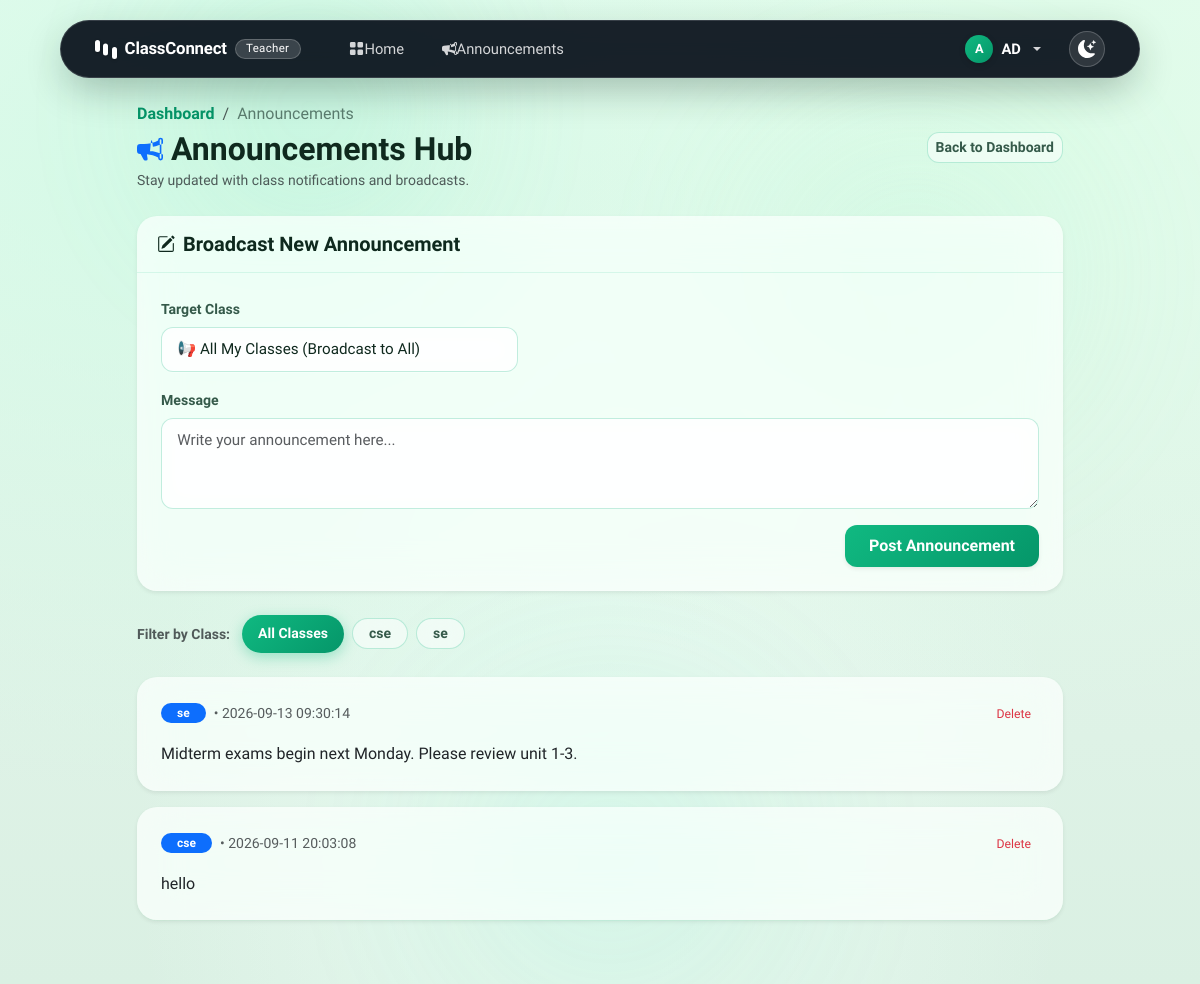
Page /announcements (signed in) on the committed database.
### tables this page shows
CREATE TABLE classes (
    id INTEGER PRIMARY KEY AUTOINCREMENT,
    name TEXT NOT NULL,
    teacher_id INTEGER NOT NULL,
    join_code TEXT NOT NULL UNIQUE, subject TEXT, semester TEXT, academic_year TEXT, created_at TEXT, section TEXT, room TEXT,
    FOREIGN KEY(teacher_id) REFERENCES users(id)
);

CREATE TABLE announcements (
    id INTEGER PRIMARY KEY AUTOINCREMENT,
    class_id INTEGER NOT NULL,
    text TEXT NOT NULL,
    timestamp DATETIME DEFAULT CURRENT_TIMESTAMP,
    FOREIGN KEY(class_id) REFERENCES classes(id)
);

### app.py (the view, shortened to what this page needs)
@app.route("/announcements", methods=["GET", "POST"])
@login_required
def announcements_feed():
    user_id = session["user_id"]
    role = session["role"]
    if role == "teacher":
        user_classes = db.execute("SELECT * FROM classes WHERE teacher_id = ? ORDER BY name ASC", user_id)
    else:
        user_classes = db.execute("SELECT classes.* FROM classes JOIN enrollments ON classes.id = enrollments.class_id WHERE enrollments.student_id = ? ORDER BY classes.name ASC", user_id)
    class_ids = [c["id"] for c in user_classes]
    if request.method == "POST":
        if role != "teacher":
            flash("Only teachers can post announcements.", "danger")
            return redirect(url_for('announcements_feed'))
        target_class_id = request.form.get("class_id")
        text = request.form.get("text", "").strip()
        if not text:
            flash("Announcement text cannot be empty.", "warning")
            return redirect(url_for('announcements_feed'))
        if target_class_id == "all":
            for c in user_classes:
                db.execute("INSERT INTO announcements (class_id, text) VALUES (?, ?)", c["id"], text)
            flash(f"Announcement posted to all {len(user_classes)} classes!", "success")
        else:
            try:
                cid = int(target_class_id)
                owned = [c for c in user_classes if c["id"] == cid]
                if owned:
                    db.execute("INSERT INTO announcements (class_id, text) VALUES (?, ?)", cid, text)
                    flash(f"Announcement posted to {owned[0]['name']}.", "success")
            except (ValueError, TypeError):
                flash("Invalid class selected.", "warning")
        return redirect(url_for('announcements_feed'))
    else:
        filter_class = request.args.get("class_id")
        if not class_ids:
            all_announcements = []
        else:
            placeholders = ",".join("?" for _ in class_ids)
            all_announcements = db.execute(
                f"SELECT announcements.*, classes.name AS class_name "
                f"FROM announcements JOIN classes ON announcements.class_id = classes.id "
                f"WHERE announcements.class_id IN ({placeholders}) "
                f"ORDER BY announcements.timestamp DESC",
                *class_ids
            )
        return render_template("announcements.html", announcements=all_announcements, classes=user_classes, selected_class=filter_class or "all")

### app.py (called while the page is built)
@app.after_request
def after_request(response):
    response.headers["Cache-Control"] = "no-cache, no-store, must-revalidate"
    response.headers["Expires"] = 0
    response.headers["Pragma"] = "no-cache"
    return response

def login_required(f):
    @wraps(f)
    def decorated_function(*args, **kwargs):
        if session.get("user_id") is None:
            return redirect("/login")
        return f(*args, **kwargs)
    return decorated_function

### templates/announcements.html (shortened to what this page needs)
{% extends "layout.html" %}
{% block content %}
<div class="row justify-content-center">
    <div class="col-lg-10">
        <div class="d-flex flex-wrap justify-content-between align-items-center mb-4 gap-2">
            <div>
                <nav aria-label="breadcrumb">
                    <ol class="breadcrumb mb-1">
                        <li class="breadcrumb-item"><a href="/" class="text-decoration-none">Dashboard</a></li>
                        <li class="breadcrumb-item active" aria-current="page">Announcements</li>
                    </ol>
                </nav>
                <h2 class="mb-0 fw-bold d-flex align-items-center gap-2">
                    Announcements Hub
                </h2>
                <small class="text-muted">Stay updated with class notifications and broadcasts.</small>
            </div>
            <div>
                <a href="/" class="btn btn-outline-secondary btn-sm">Back to Dashboard</a>
            </div>
        </div>
        {% if session.role == 'teacher' and classes %}
        <div class="card shadow-sm border-0 mb-4">
            <div class="card-header bg-white py-3 border-bottom">
                <h5 class="mb-0 fw-bold d-flex align-items-center gap-2">
                    Broadcast New Announcement
                </h5>
            </div>
            <div class="card-body p-4">
                <form action="/announcements" method="post">
                    <div class="row g-3 mb-3">
                        <div class="col-md-5">
                            <label for="target_class" class="form-label fw-semibold">Target Class</label>
                            <select class="form-select" id="target_class" name="class_id" required>
                                <option value="all">📢 All My Classes (Broadcast to All)</option>
                            </select>
                        </div>
                    </div>
                    <div class="mb-3">
                        <label for="announcement_text" class="form-label fw-semibold">Message</label>
                        <textarea class="form-control" id="announcement_text" name="text" rows="3" placeholder="Write your announcement here..." required></textarea>
                    </div>
                    <div class="text-end">
                        <button type="submit" class="btn btn-primary px-4 fw-semibold shadow-sm">Post Announcement</button>
                    </div>
                </form>
            </div>
        </div>
        {% endif %}
        {% if classes %}
        <div class="d-flex flex-wrap gap-2 align-items-center mb-4">
            <span class="fw-semibold text-muted me-1"><small>Filter by Class:</small></span>
            <a href="/announcements" class="btn btn-sm {% if selected_class == 'all' %}btn-primary text-white{% else %}btn-outline-secondary{% endif %} rounded-pill px-3">
                All Classes
            </a>
            {% for c in classes %}
            <a href="/announcements?class_id={{ c.id }}" class="btn btn-sm {% if selected_class|string == c.id|string %}btn-primary text-white{% else %}btn-outline-secondary{% endif %} rounded-pill px-3">
                {{ c.name }}
            </a>
            {% endfor %}
        </div>
        {% endif %}
        <div class="announcements-timeline">
            {% for a in announcements %}
            <div class="card shadow-sm border-0 mb-3 hover-shadow transition">
                <div class="card-body p-4">
                    <div class="d-flex flex-wrap justify-content-between align-items-center mb-3 gap-2">
                        <div class="d-flex align-items-center gap-2">
                            <span class="badge bg-primary px-3 py-1 rounded-pill fw-semibold">{{ a.class_name }}</span>
                            <span class="text-muted"><small>&bull; {{ a.timestamp }}</small></span>
                        </div>
                        {% if session.role == 'teacher' %}
                        <form action="/announcement/{{ a.id }}/delete" method="post" onsubmit="return confirm('Are you sure you want to delete this announcement?');" class="m-0">
                            <button type="submit" class="btn btn-outline-danger btn-sm border-0 py-0 px-2" title="Delete Announcement">
                                <small>Delete</small>
                            </button>
                        </form>
                        {% endif %}
                    </div>
                    <p class="mb-0 fs-6 text-body" style="white-space: pre-line; line-height: 1.6;">{{ a.text }}</p>
                </div>
            </div>
            {% endfor %}
        </div>
    </div>
</div>
{% endblock %}

### static/css/style.css (style rules this page uses)
:root { --primary-emerald: #059669; --primary-emerald-hover: #047857; --primary-emerald-light: #10b981; --primary-emerald-glow: rgba(16, 185, 129, 0.35); --accent-mint: #34d399; --accent-sage: #6ee7b7; --accent-tint: rgba(16, 185, 129, 0.12); --bg-page-light: #eaf6ee; --bg-page-gradient: radial-gradient(at 15% 15%, rgba(209, 250, 229, 0.85) 0px, transparent 55%), radial-gradient(at 85% 10%, rgba(220, 252, 231, 0.9) 0px, transparent 50%), radial-gradient(at 50% 85%, rgba(236, 253, 245, 0.8) 0px, transparent 55%), linear-gradient(180deg, #ecfbf2 0%, #e2f4e9 50%, #daf0e3 100%); --glass-card-bg: rgba(255, 255, 255, 0.72); --glass-card-border: rgba(255, 255, 255, 0.85); --glass-card-border-alt: rgba(16, 185, 129, 0.18); --glass-shadow: 0 12px 36px -6px rgba(16, 55, 36, 0.08), 0 2px 6px rgba(0, 0, 0, 0.02); --glass-inner-highlight: inset 0 1px 1px 0 rgba(255, 255, 255, 0.95); --glass-blur: blur(20px) saturate(180%); --text-primary: #0f291e; --text-secondary: #355a4a; --text-muted: #5c7e70; --capsule-nav-bg: rgba(8, 15, 26, 0.92); --capsule-nav-border: rgba(255, 255, 255, 0.14); --capsule-nav-shadow: 0 14px 40px -6px rgba(10, 36, 26, 0.32), 0 0 1px 1px rgba(255, 255, 255, 0.08); --transition-smooth: all 0.28s cubic-bezier(0.16, 1, 0.3, 1); }
body.apple-glass-theme { background: var(--bg-page-gradient); background-color: var(--bg-page-light); background-attachment: fixed; color: var(--text-primary); font-family: 'Plus Jakarta Sans', 'Inter', -apple-system, BlinkMacSystemFont, "Segoe UI", Roboto, sans-serif; min-height: 100vh; margin: 0; padding: 0; -webkit-font-smoothing: antialiased; -moz-osx-font-smoothing: grayscale; transition: background var(--transition-smooth), color var(--transition-smooth); position: relative; overflow-x: hidden; }
.card { background: var(--glass-card-bg); backdrop-filter: var(--glass-blur); -webkit-backdrop-filter: var(--glass-blur); border: 1px solid var(--glass-card-border); border-radius: 20px; box-shadow: var(--glass-shadow), var(--glass-inner-highlight); transition: var(--transition-smooth); color: var(--text-primary); }
.card-header { background: transparent !important; border-bottom: 1px solid rgba(16, 185, 129, 0.12) !important; padding: 1rem 1.25rem; font-weight: 700; }
.form-control, .form-select { background: rgba(255, 255, 255, 0.7) !important; backdrop-filter: blur(12px); border: 1px solid rgba(16, 185, 129, 0.25); border-radius: 12px; color: var(--text-primary) !important; padding: 0.65rem 0.95rem; font-size: 0.95rem; transition: var(--transition-smooth); }
.form-label { font-weight: 600; font-size: 0.88rem; color: var(--text-secondary); margin-bottom: 0.4rem; }
.btn-primary { background: linear-gradient(135deg, #10b981, #059669); border: none; color: #ffffff; border-radius: 12px; font-weight: 600; padding: 0.55rem 1.25rem; box-shadow: 0 4px 14px var(--primary-emerald-glow); transition: var(--transition-smooth); }
.btn-secondary, .btn-outline-secondary { background: rgba(255, 255, 255, 0.5); border: 1px solid rgba(16, 185, 129, 0.25); color: var(--text-secondary) !important; border-radius: 12px; font-weight: 600; backdrop-filter: blur(10px); transition: var(--transition-smooth); }
.breadcrumb-item a { color: var(--primary-emerald); font-weight: 600; }
.breadcrumb-item.active { color: var(--text-muted); }

### rows in the picture
classes: name "cse"
classes: name "se"
announcements: class_name "se", timestamp "2026-09-13 09:30:14", text "Midterm exams begin next Monday. Please review unit 1-3."
announcements: class_name "cse", timestamp "2026-09-11 20:03:08", text "hello"

### other values in the picture
{{ session.get('role') }} "Teacher"
{{ session.get('username')[0]|upper }} "A"
{{ session.get('username') }} "AD"
